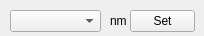
<?xml version="1.0" encoding="UTF-8"?>
<ui version="4.0">
 <class>PanelChangeWaveFFT</class>
 <widget class="QWidget" name="PanelChangeWaveFFT">
  <property name="geometry">
   <rect>
    <x>0</x>
    <y>0</y>
    <width>204</width>
    <height>36</height>
   </rect>
  </property>
  <property name="windowTitle">
   <string>Select a Wavelength</string>
  </property>
  <widget class="QPushButton" name="button_apply">
   <property name="geometry">
    <rect>
     <x>130</x>
     <y>10</y>
     <width>65</width>
     <height>22</height>
    </rect>
   </property>
   <property name="text">
    <string>Set</string>
   </property>
  </widget>
  <widget class="QComboBox" name="WaveList">
   <property name="geometry">
    <rect>
     <x>10</x>
     <y>10</y>
     <width>91</width>
     <height>22</height>
    </rect>
   </property>
  </widget>
  <widget class="QLabel" name="label">
   <property name="geometry">
    <rect>
     <x>110</x>
     <y>10</y>
     <width>20</width>
     <height>22</height>
    </rect>
   </property>
   <property name="text">
    <string>nm</string>
   </property>
  </widget>
 </widget>
 <tabstops>
  <tabstop>button_apply</tabstop>
 </tabstops>
 <resources/>
 <connections/>
</ui>
